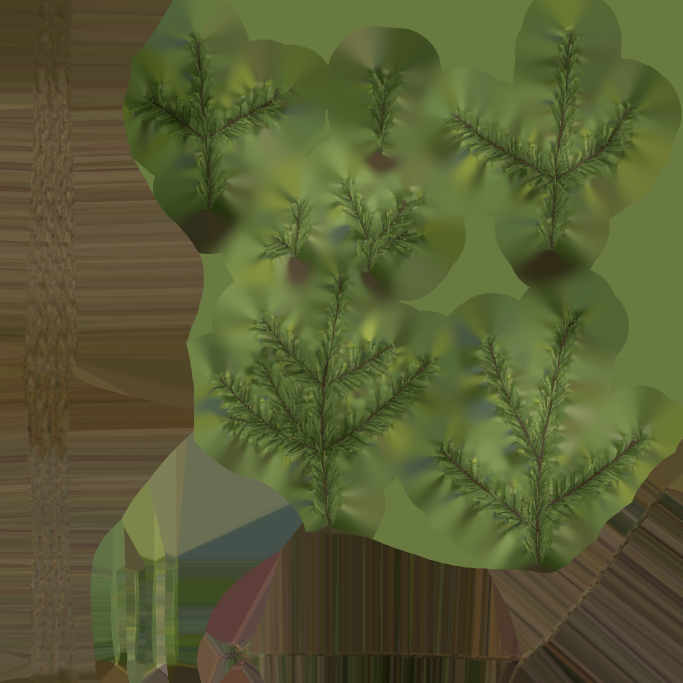
#> input picture assets/tex/fir_tree_01_twig_diff_2k.jpg, 2048 x 2048 px (shown at 1/3 size)
$ python build_branch.py
#> lines starting #> are read from the running program, lines starting #| are printed output that depends on the picture; after the words box and inside, x2 and y2 are one past the last pixel; in counts of white or black regions, pixels touching at a corner belong together; long printed decimals are rounded
"""Composite Poly Haven's scanned fir twigs (fir_tree_01 twig atlas, CC0) into branch sprites for tree cards.

Output: assets/gen/fir_branch_diff.png (RGBA, colour bled into transparent texels)
        assets/gen/fir_branch_nor.png  (OpenGL tangent-space normals, twig normals rotated with each twig)
Atlas layout: two 1024x1024 variants side by side - left: long side branch, right: short dense crown/tip branch.
Branch base is at the bottom edge (v=0), tip at the top.
"""
import os, math, random
import numpy as np
from PIL import Image, ImageDraw
from scipy import ndimage

ROOT = os.path.dirname(os.path.dirname(os.path.abspath(__file__)))
TEX = os.path.join(ROOT, 'assets', 'tex')
OUT = os.path.join(ROOT, 'assets', 'gen')
S = 1024

diff = np.asarray(Image.open(os.path.join(TEX, 'fir_tree_01_twig_diff_2k.jpg')).convert('RGB')).astype(np.float32) / 255
alpha = np.asarray(Image.open(os.path.join(TEX, 'fir_tree_01_twig_alpha_2k.jpg')).convert('L')).astype(np.float32) / 255
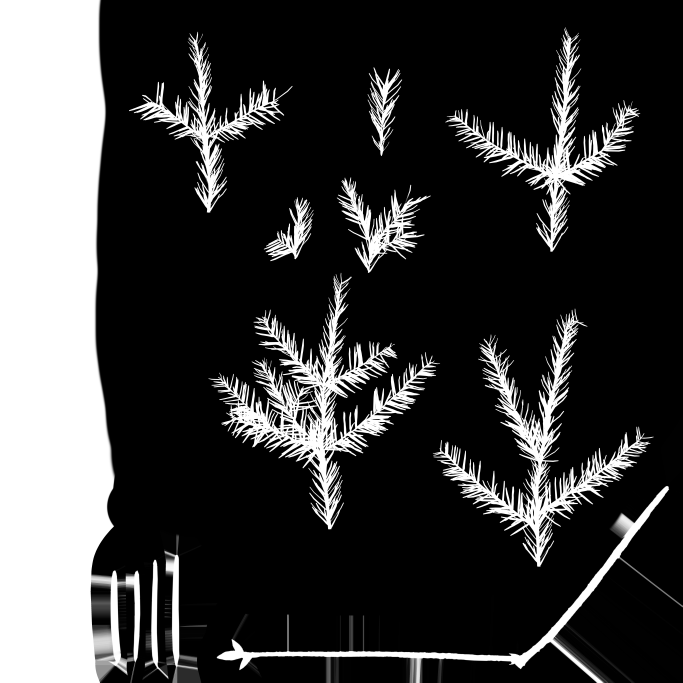
#> input picture assets/tex/fir_tree_01_twig_alpha_2k.jpg, 2048 x 2048 px (shown at 1/3 size)
nor = np.asarray(Image.open(os.path.join(TEX, 'fir_tree_01_twig_nor_gl_2k.jpg')).convert('RGB')).astype(np.float32) / 255
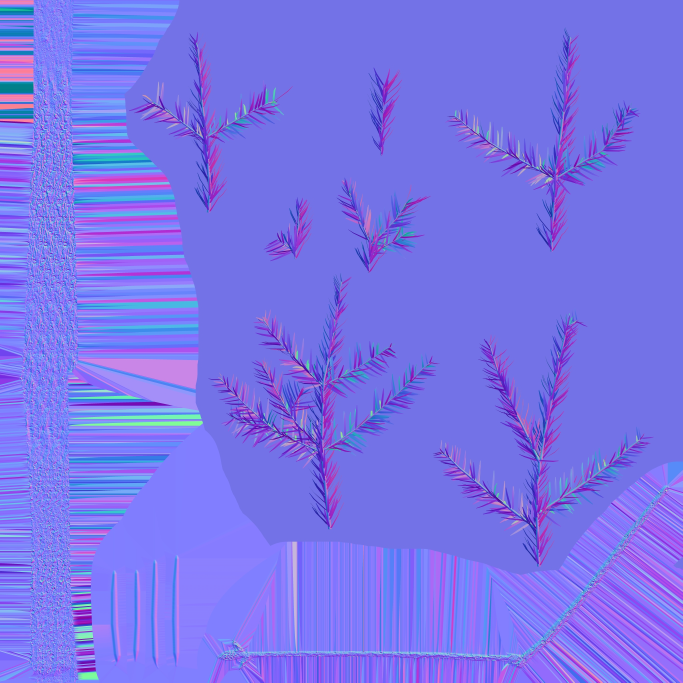
#> input picture assets/tex/fir_tree_01_twig_nor_gl_2k.jpg, 2048 x 2048 px (shown at 1/3 size)
H, W = alpha.shape
#> H = 2048; W = 2048

# find individual twigs in the atlas (skip the bark strip on the left and the bare stems at the bottom)
lab, n = ndimage.label(ndimage.binary_dilation(alpha > 0.4, iterations=6))
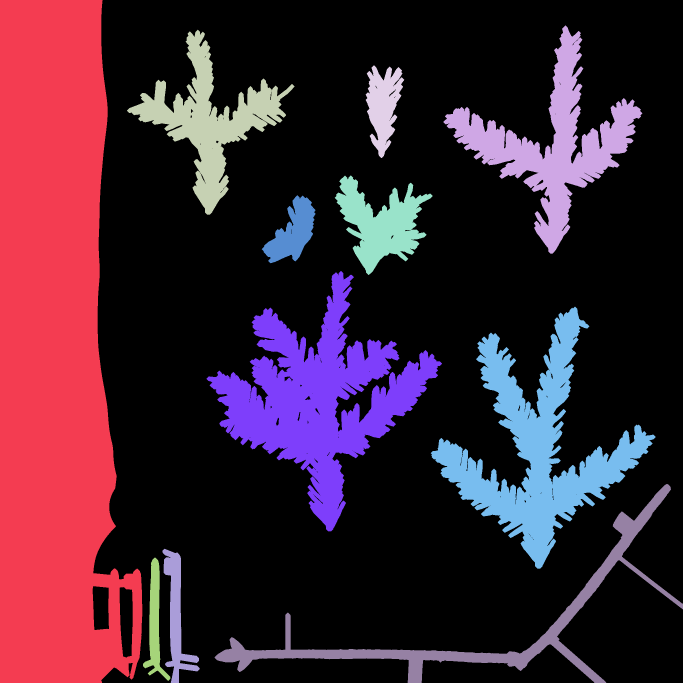
#> lab: shape (2048, 2048) int32 (shown at 1/3 size); 12 distinct labels, from 0 to 11; one colour per label, 0 black
#> n = 11
twigs = []
for i, sl in enumerate(ndimage.find_objects(lab)):
    ys, xs = sl
    h, w = ys.stop - ys.start, xs.stop - xs.start
    if xs.start < W * 0.09 or ys.stop > H * 0.8 or h < H * 0.05:
        continue
    m = (lab[sl] == i + 1).astype(np.float32) * alpha[sl]
    twigs.append({'rgb': diff[sl], 'a': m, 'n': nor[sl], 'h': h, 'w': w})
#> this loop made 11 passes
#> (h, w) on passes 1 to 11: (2048, 427), (685, 597), (555, 503), (278, 116), (299, 294), (204, 162), (781, 707), (786, 675), (596, 1404), (402, 112), (370, 82)
#> after the loop, twigs = 6 items
twigs.sort(key=lambda t: -t['h'])
print('twigs found:', len(twigs), [(t['w'], t['h']) for t in twigs])
#| twigs found: 6 [(707, 781), (597, 685), (503, 555), (294, 299), (116, 278), (162, 204)]
big = twigs[:4]
#> big = 4 items
small = twigs[4:] or twigs
#> small = 2 items


def to_img(arr, mode):
    return Image.fromarray(np.clip(arr * 255, 0, 255).astype(np.uint8), mode)


def paste(acc, twig, cx, cy, angle_deg, scale, rng):
    """Alpha-over a twig rotated by angle (CCW, degrees) with its base at (cx, cy)."""
    h, w = int(twig['h'] * scale), int(twig['w'] * scale)
    if h < 8 or w < 8:
        return
    rgb = to_img(twig['rgb'], 'RGB').resize((w, h), Image.LANCZOS)
    a = to_img(twig['a'], 'L').resize((w, h), Image.LANCZOS)
    nm = to_img(twig['n'], 'RGB').resize((w, h), Image.LANCZOS)
    # pad so the base (bottom-centre) sits at the rotation centre
    pad = max(w, h) * 2
    def centre(im, fill):
        c = Image.new(im.mode, (pad, pad), fill)
        c.paste(im, (pad // 2 - w // 2, pad // 2 - h))
        return c.rotate(angle_deg, resample=Image.BICUBIC)
    rgb_r = np.asarray(centre(rgb, (0, 0, 0))).astype(np.float32) / 255
    a_r = np.asarray(centre(a, 0)).astype(np.float32) / 255
    n_r = np.asarray(centre(nm, (128, 128, 255))).astype(np.float32) / 255
    # rotate tangent-space normal xy by the same angle (y up)
    th = math.radians(angle_deg)
    nx, ny = n_r[..., 0] * 2 - 1, n_r[..., 1] * 2 - 1
    rx, ry = nx * math.cos(th) - ny * math.sin(th), nx * math.sin(th) + ny * math.cos(th)
    n_r = np.stack([rx * .5 + .5, ry * .5 + .5, n_r[..., 2]], -1)
    tint = np.array([1 + rng.uniform(-.08, .05), 1 + rng.uniform(-.05, .05), 1 + rng.uniform(-.1, .05)], np.float32) * rng.uniform(0.8, 1.05)
    x0, y0 = int(cx - pad // 2), int(cy - pad // 2)
    xa, ya, xb, yb = max(0, x0), max(0, y0), min(acc['a'].shape[1], x0 + pad), min(acc['a'].shape[0], y0 + pad)
    if xa >= xb or ya >= yb:
        return
    s = (slice(ya - y0, yb - y0), slice(xa - x0, xb - x0))
    d = (slice(ya, yb), slice(xa, xb))
    al = a_r[s][..., None]
    acc['rgb'][d] = rgb_r[s] * tint * al + acc['rgb'][d] * (1 - al)
    acc['n'][d] = n_r[s] * al + acc['n'][d] * (1 - al)
    acc['a'][d] = al[..., 0] + acc['a'][d] * (1 - al[..., 0])


def stem(acc, x0, y0, x1, y1, w0, w1):
    im = Image.new('L', (S, S), 0)
    dr = ImageDraw.Draw(im)
    steps = 40
    for i in range(steps):
        t0, t1 = i / steps, (i + 1) / steps
        dr.line([(x0 + (x1 - x0) * t0, y0 + (y1 - y0) * t0), (x0 + (x1 - x0) * t1, y0 + (y1 - y0) * t1)],
                fill=255, width=max(1, int(w0 + (w1 - w0) * t0)))
    m = np.asarray(im).astype(np.float32)[..., None] / 255
    acc['rgb'] = np.array([0.24, 0.18, 0.12], np.float32) * m + acc['rgb'] * (1 - m)
    acc['n'] = np.array([0.5, 0.5, 1.0], np.float32) * m + acc['n'] * (1 - m)
    acc['a'] = np.maximum(acc['a'], m[..., 0])


def branch(seed, length, spread, density, tip_scale):
    rng = random.Random(seed)
    acc = {'rgb': np.zeros((S, S, 3), np.float32), 'n': np.zeros((S, S, 3), np.float32) + [0.5, 0.5, 1.0], 'a': np.zeros((S, S), np.float32)}
    base_y, top_y = S - 4, S - 4 - length
    stem(acc, S / 2, base_y, S / 2 + rng.uniform(-8, 8), top_y + 40, 9, 3)
    count = int(14 * density)
    for i in range(count):
        t = 0.06 + 0.86 * i / count + rng.uniform(-0.02, 0.02)
        y = base_y - (base_y - top_y) * t
        side = 1 if i % 2 else -1
        ang = side * rng.uniform(38, 62) * spread
        sc = (1.05 - 0.55 * t) * rng.uniform(0.85, 1.1) * (S / 2048) * 1.55
        paste(acc, rng.choice(big if t < 0.6 else twigs), S / 2 + side * rng.uniform(0, 6), y, ang, sc, rng)
    for i in range(int(8 * density)):  # fill-in layer
        t = rng.uniform(0.1, 0.85)
        side = rng.choice((-1, 1))
        paste(acc, rng.choice(small), S / 2, base_y - (base_y - top_y) * t, side * rng.uniform(15, 70) * spread, (S / 2048) * rng.uniform(0.9, 1.3), rng)
    paste(acc, big[0], S / 2, top_y + 60, rng.uniform(-6, 6), (S / 2048) * 1.5 * tip_scale, rng)
    return acc


def bleed(rgb, a, iters=24):
    """Push colour into transparent texels so mip-mapping doesn't pull in black fringes."""
    rgb = rgb.copy(); filled = a > 0.02
    for _ in range(iters):
        if filled.all():
            break
        acc = np.zeros_like(rgb); cnt = np.zeros(a.shape, np.float32)
        for dy, dx in ((1, 0), (-1, 0), (0, 1), (0, -1)):
            m = np.roll(filled, (dy, dx), (0, 1)); acc += np.roll(rgb, (dy, dx), (0, 1)) * m[..., None]; cnt += m
        new = (~filled) & (cnt > 0)
        rgb[new] = acc[new] / cnt[new][..., None]
        filled |= new
    rgb[~filled] = rgb[filled].mean(0)
    return rgb


os.makedirs(OUT, exist_ok=True)
A = branch(11, S - 60, 1.0, 1.6, 1.0)
#> in stem, `im = Image.new('L', (S, S), 0)`: im: PIL image 1024x1024 L; every value is 0
#> in stem, `m = np.asarray(im).astype(np.float32)[..., None] / 255`:
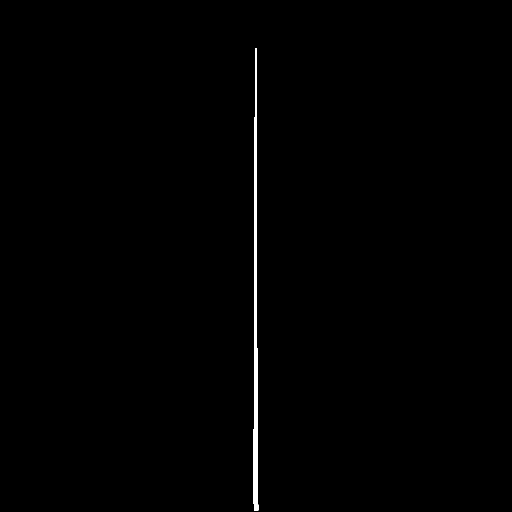
#> m: shape (1024, 1024, 1) float32 (shown at 1/2 size); values 0 (black) and 1 (white), 0.49% white; 1 white region, box (x1, y1, x2, y2) and area: (507, 96, 517, 1021) 5186
#> the loop in branch, `for i in range(count):` made 22 passes
#> the loop in branch, `for i in range(int(8 * density)):` made 12 passes
#> (t, side) on passes 1 to 12: (0.729, -1), (0.595, 1), (0.357, 1), (0.786, -1), (0.13, -1), (0.49, 1), (0.366, -1), (0.838, -1), (0.718, 1), (0.505, -1), (0.438, -1), (0.588, -1)
#> in paste (call 35), `h, w = int(twig['h'] * scale), int(twig['w'] * scale)`: h = 585; w = 530
#> in paste (call 35), `pad = max(w, h) * 2`: pad = 1170
#> in paste (call 35), `tint = np.array([1 + rng.uniform(-.08, .05), 1 + rng.uniform(-.05, .05..`: tint = [0.922, 0.883, 0.896]
#> in paste (call 35), `x0, y0 = int(cx - pad // 2), int(cy - pad // 2)`: x0 = -73; y0 = -469
#> in paste (call 35), `xa, ya, xb, yb = max(0, x0), max(0, y0), min(acc['a'].shape[1], x0 + p..`: xa = 0; xb = 1024; yb = 701
#> in paste (call 35), `al = a_r[s][..., None]`:
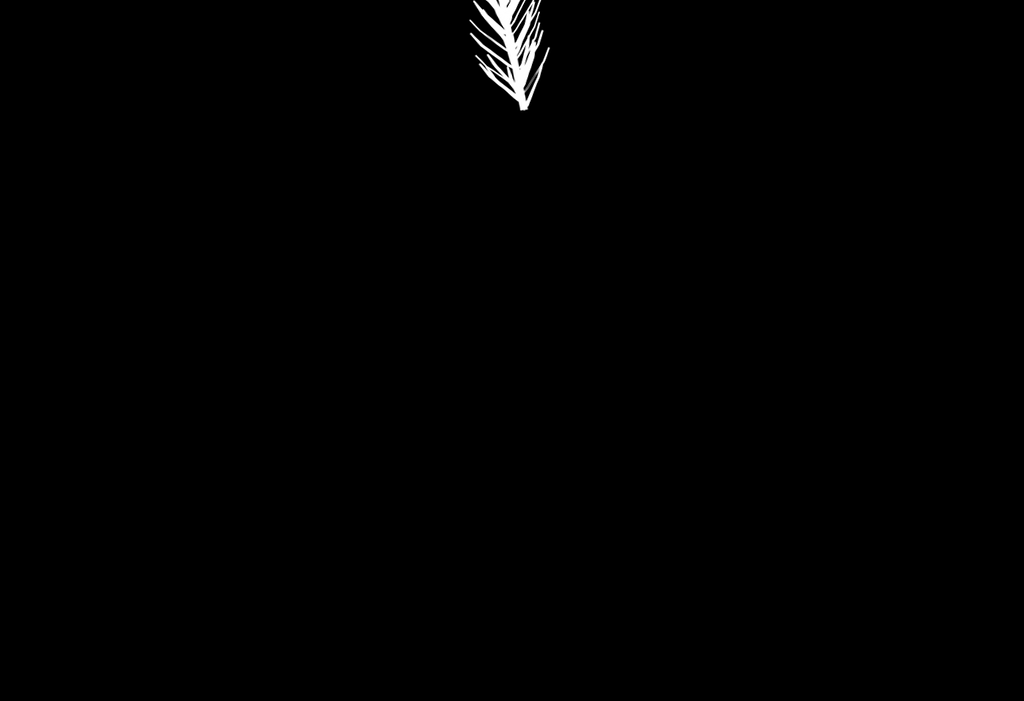
#> al: shape (701, 1024, 1) float32; min 0, max 1, mean 0.00453
#> A = 3 items
B = branch(23, int(S * 0.6), 0.8, 1.9, 0.75)
#> in stem (call 2), `m = np.asarray(im).astype(np.float32)[..., None] / 255`: m: shape (1024, 1024, 1) float32; values 0 (black) and 1 (white), 0.31% white; 1 white region, box (x1, y1, x2, y2) and area: (508, 446, 520, 1021) 3223
#> the loop in branch (call 2), `for i in range(count):` made 26 passes
#> the loop in branch (call 2), `for i in range(int(8 * density)):` made 15 passes
#> (t, side) on passes 1 to 3: (0.595, -1), (0.669, -1), (0.798, 1)
#> (t, side) on pass 4: (0.474, -1)
#> pass 1, in paste (call 62), `nm = to_img(twig['n'], 'RGB').resize((w, h), Image.LANCZOS)`:
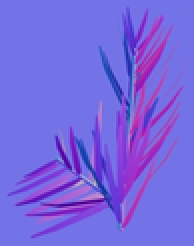
#> nm: PIL image 97x123 RGB (shown 2 times larger); mean R, G, B 118.8, 102.2, 223.5
rgb = np.concatenate([bleed(A['rgb'], A['a']), bleed(B['rgb'], B['a'])], 1)
#> in bleed, `filled = a > 0.02`: filled: shape (1024, 1024) bool; 38.3% white; 28 white regions (27 under 20 px), largest, box (x1, y1, x2, y2) and area: (50, 0, 990, 1021) 401536
#> after the loop in bleed, `for _ in range(iters):`:
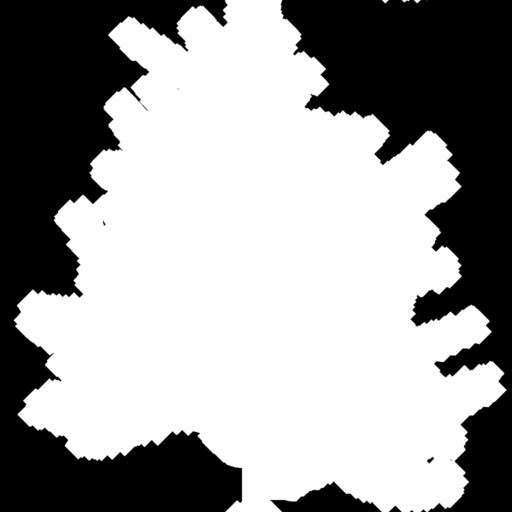
#> cnt: shape (1024, 1024) float32 (shown at 1/2 size); min 0, max 4, mean 2.46; drawn with min black and max white
a = np.concatenate([A['a'], B['a']], 1)
n = np.concatenate([A['n'], B['n']], 1)
Image.fromarray(np.clip(np.dstack([rgb, a[..., None]]) * 255, 0, 255).astype(np.uint8), 'RGBA').save(os.path.join(OUT, 'fir_branch_diff.png'))
Image.fromarray(np.clip(n * 255, 0, 255).astype(np.uint8), 'RGB').save(os.path.join(OUT, 'fir_branch_nor.png'))
prev = Image.new('RGB', (2 * S, S), (200, 205, 210)); prev.paste(Image.fromarray((rgb * 255).astype(np.uint8)), (0, 0), Image.fromarray((a * 255).astype(np.uint8)))
prev.resize((1024, 512)).save(os.path.join(OUT, '_preview.jpg'))
print('coverage', a.mean())
#| coverage 0.3119
